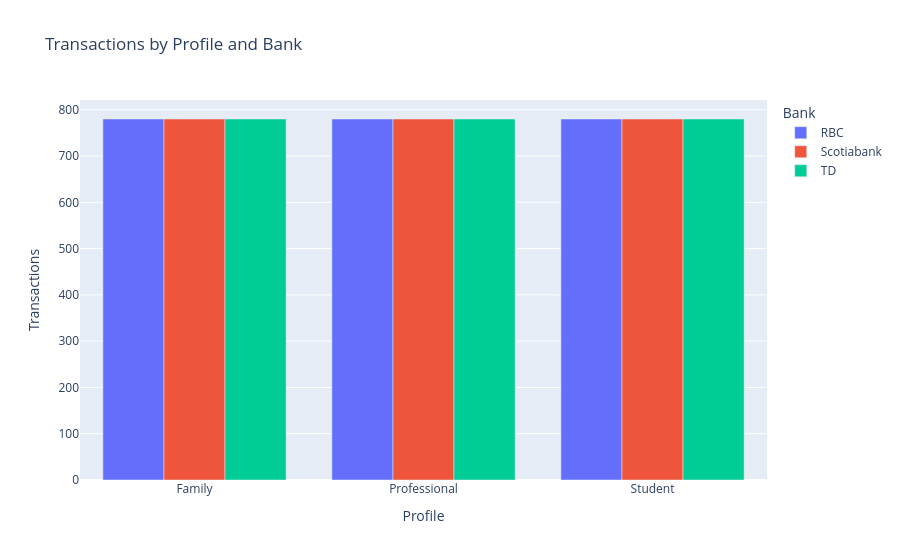

The code cell stored with this chart in its notebook:
### Code cell
profile_bank_counts = df.groupby(["profile", "bank"], as_index=False).size().rename(columns={"size": "transaction_count"})

fig = px.bar(
    profile_bank_counts,
    x="profile",
    y="transaction_count",
    color="bank",
    barmode="group",
    title="Transactions by Profile and Bank",
    labels={"profile": "Profile", "transaction_count": "Transactions", "bank": "Bank"},
)
fig.show()

### Figure 1 — Plotly figure (JSON) as saved in the notebook; plotly's stock layout.template omitted (floating-point values rounded to 4 significant figures)
{"data": [{"alignmentgroup": "True", "hovertemplate": "Bank=RBC<br>Profile=%{x}<br>Transactions=%{y}<extra></extra>", "legendgroup": "RBC", "marker": {"color": "#636efa", "pattern": {"shape": ""}}, "name": "RBC", "offsetgroup": "RBC", "orientation": "v", "showlegend": true, "textposition": "auto", "type": "bar", "x": ["Family", "Professional", "Student"], "xaxis": "x", "y": [780, 780, 780], "yaxis": "y"}, {"alignmentgroup": "True", "hovertemplate": "Bank=Scotiabank<br>Profile=%{x}<br>Transactions=%{y}<extra></extra>", "legendgroup": "Scotiabank", "marker": {"color": "#EF553B", "pattern": {"shape": ""}}, "name": "Scotiabank", "offsetgroup": "Scotiabank", "orientation": "v", "showlegend": true, "textposition": "auto", "type": "bar", "x": ["Family", "Professional", "Student"], "xaxis": "x", "y": [780, 780, 780], "yaxis": "y"}, {"alignmentgroup": "True", "hovertemplate": "Bank=TD<br>Profile=%{x}<br>Transactions=%{y}<extra></extra>", "legendgroup": "TD", "marker": {"color": "#00cc96", "pattern": {"shape": ""}}, "name": "TD", "offsetgroup": "TD", "orientation": "v", "showlegend": true, "textposition": "auto", "type": "bar", "x": ["Family", "Professional", "Student"], "xaxis": "x", "y": [780, 780, 780], "yaxis": "y"}], "layout": {"barmode": "group", "legend": {"title": {"text": "Bank"}, "tracegroupgap": 0}, "title": {"text": "Transactions by Profile and Bank"}, "xaxis": {"anchor": "y", "domain": [0, 1], "title": {"text": "Profile"}}, "yaxis": {"anchor": "x", "domain": [0, 1], "title": {"text": "Transactions"}}}}
